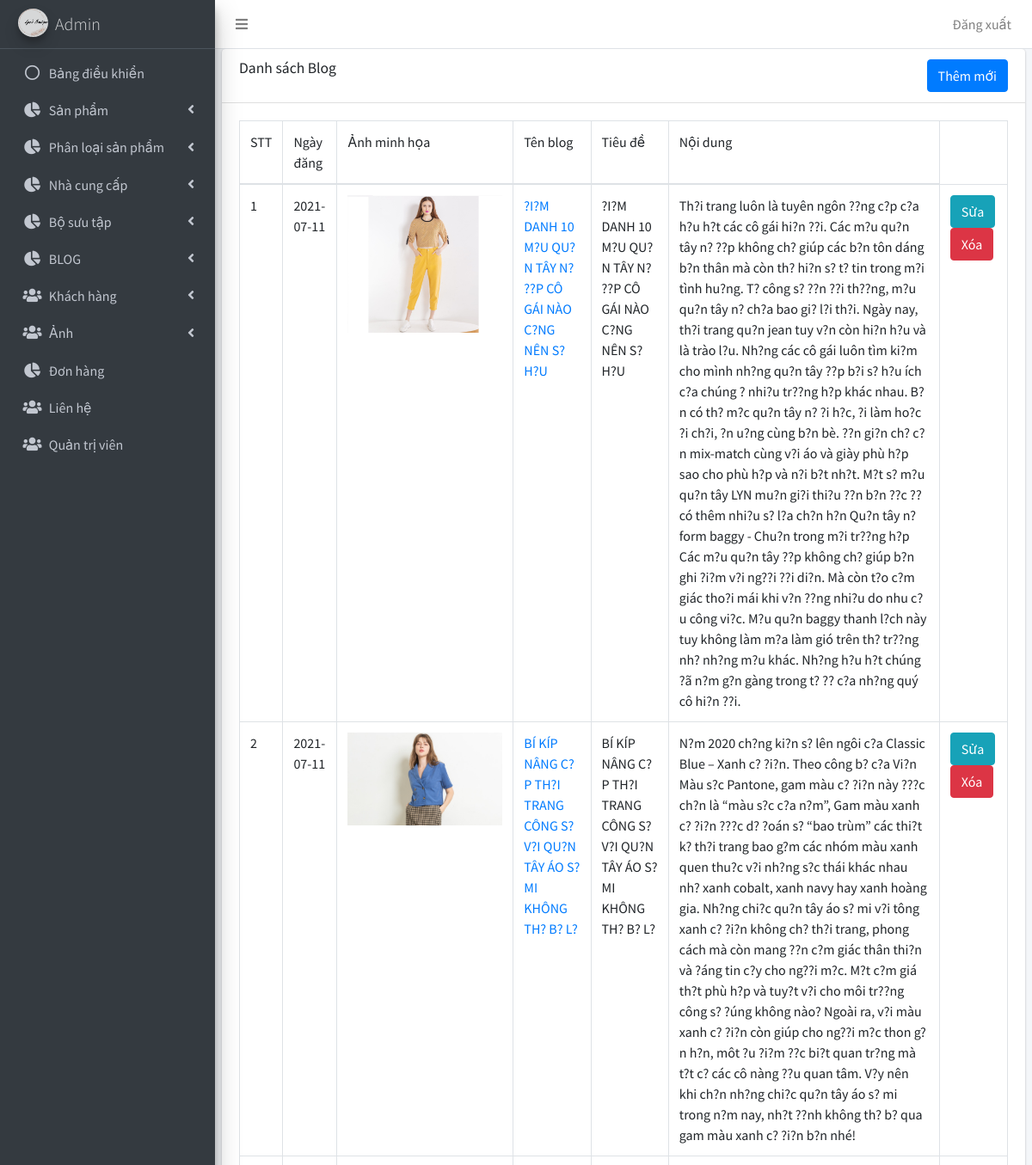
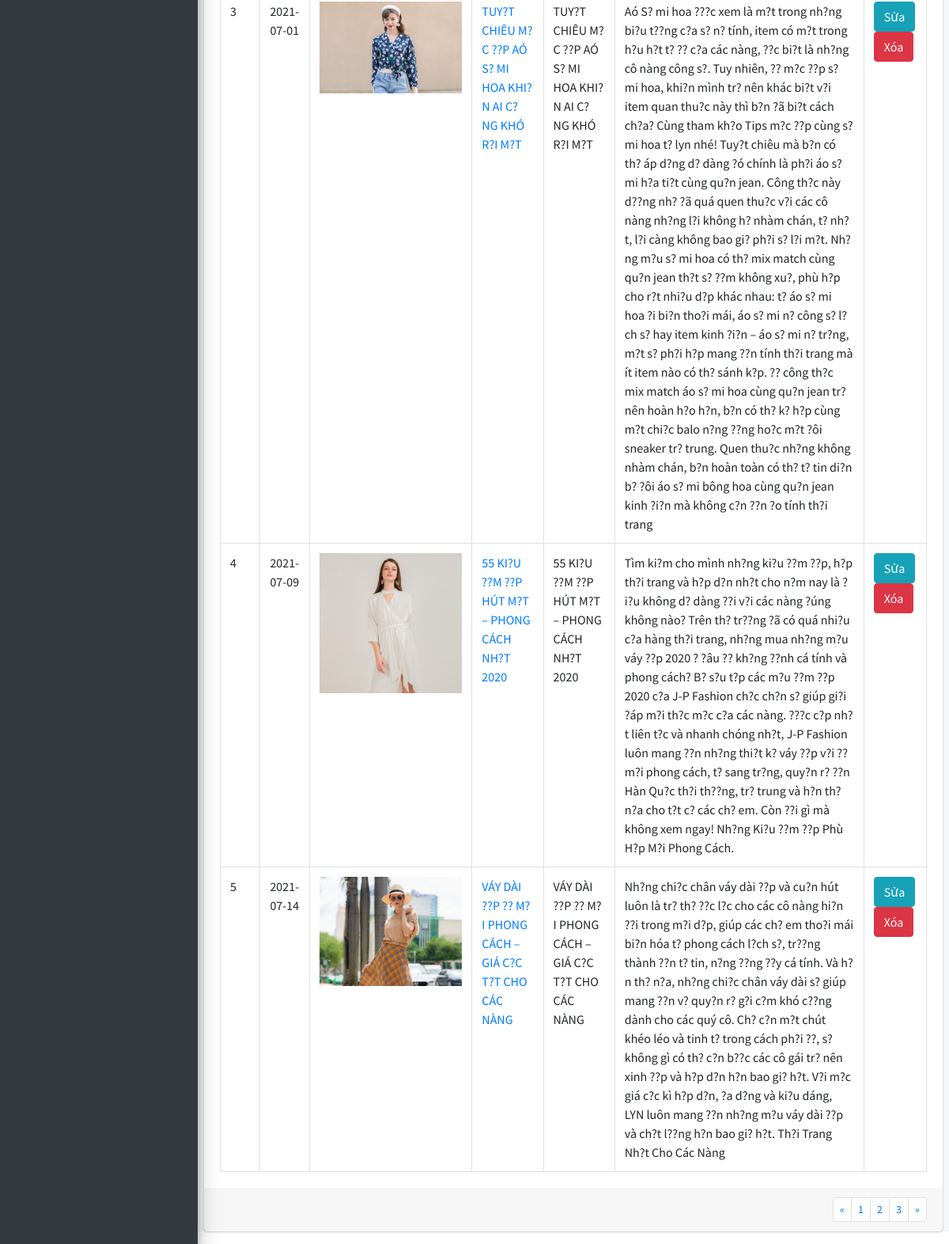
The app's page /admin/blog/danh_sach.php with its own data (2 pictures, top to bottom).
### tables this page shows
CREATE TABLE `tbl_tin_tuc` (
  `id_tin_tuc` int(11) NOT NULL,
  `ten` varchar(255) NOT NULL,
  `tieu_de` text NOT NULL,
  `noi_dung` text NOT NULL,
  `anh` text NOT NULL,
  `ngay_viet` date NOT NULL
);

### admin/blog/danh_sach.php (the view, shortened to what this page needs)
<!DOCTYPE html>
<html>
<head>
  <?php include('../includes/head.php') ?>
</head>
<body class="hold-transition sidebar-mini layout-fixed">
<div class="wrapper">
	<?php include('../includes/header.php') ?>
	<?php include('../includes/sidebar.php') ?>
	<?php include('../includes/ket_noi.php') ?>
	<div class="content-wrapper">
		<section class="content">
			<div class="card">
				<div class="card-header">
					<h3 class="card-title">Danh sách Blog</h3>
					<div class="float-right">
						<a class="btn btn-primary" href="them.php">Thêm mới</a>
					</div>
				</div>
				<div class="card-body">
					<table class="table table-bordered">
					  <thead>
					    <tr>
					     	<td>STT</td>
					     	<td>Ngày đăng</td>
							<td>Ảnh minh họa</td>
							<td>Tên blog</td>
							<td>Tiêu đề</td>
							<td>Nội dung</td>
					    </tr>
					  </thead>
					  <tbody>
					  	<?php
							$sql = "
								SELECT *
								FROM tbl_tin_tuc
								ORDER BY id_tin_tuc DESC
							";
							$noi_dung_tin_tuc = mysqli_query($ket_noi, $sql);
							$i=0;
							while ($row = mysqli_fetch_array($noi_dung_tin_tuc)) {
								$i++;
						?>
						    <tr>
						     	<td><?php echo $i;?></td>
						     	<td>
									<?php echo $row["ngay_viet"];?>
								</td>
								<td>
									<img src="/btl/img/<?php
											if ($row["anh"]<>"") {
												echo $row["anh"];
											} else {
												echo "diep4.png";
											}
										;?>" width="180px" height="auto">
								</td>
								<td>
									<a href="tin_tuc.php?id=<?php echo $row["id_sp"];?>"s><?php echo $row["ten"];?></a>
								</td>
								<td>
									<?php echo $row["tieu_de"];?>
								</td>
								<td>
									<?php echo $row["noi_dung"];?>
								</td>
								<td>
									<a href="sua.php?id=<?php echo $row["id_tin_tuc"];?>" class="btn btn-info">Sửa</a>
									<a href="xoa.php?id=<?php echo $row["id_tin_tuc"];?>" class="btn btn-danger">Xóa</a>
								</td>
						    </tr>
					    <?php } ?>
					  </tbody>
					</table>
				</div>
				<div class="card-footer clearfix">
					<ul class="pagination pagination-sm m-0 float-right">
						<li class="page-item"><a class="page-link" href="#">«</a></li>
						<li class="page-item"><a class="page-link" href="#">1</a></li>
						<li class="page-item"><a class="page-link" href="#">2</a></li>
						<li class="page-item"><a class="page-link" href="#">3</a></li>
						<li class="page-item"><a class="page-link" href="#">»</a></li>
					</ul>
				</div>
            </div>
		</section>
		</div>
	</div>
</body>
</html>

### records on screen
tbl_tin_tuc: ngay_viet "2021-07-11", anh (picture), ten "?I?M DANH 10 M?U QU?N TÂY N? ??P CÔ GÁI NÀO C?NG NÊN S? H?U", tieu_de "?I?M DANH 10 M?U QU?N TÂY N? ??P CÔ GÁI NÀO C?NG NÊN S? H?U", noi_dung "Th?i trang luôn là tuyên ngôn ??ng c?p c?a h?u h?t các cô gái hi?n ??i. Các m?u qu?n tây n? ??p không ch? giúp các b?n tôn dáng b?n thân mà còn th? hi?n s? t? tin trong m?i tình hu?ng. T? công s? ??n ??i th??ng, m?u qu?n tây n? ch?a bao gi? l?i th?i. Ngày nay, th?i trang qu?n jean tuy v?n còn hi?n h?u và là trào l?u. Nh?ng các cô gái luôn tìm ki?m cho mình nh?ng qu?n tây ??p b?i s? h?u ích c?a chúng ? nhi?u tr??ng h?p khác nhau. B?n có th? m?c qu?n tây n? ?i h?c, ?i làm ho?c ?i ch?i, ?n u?ng cùng b?n bè. ??n gi?n ch? c?n mix-match cùng v?i áo và giày phù h?p sao cho phù h?p và n?i b?t nh?t. M?t s? m?u qu?n tây LYN mu?n gi?i thi?u ??n b?n ??c ?? có thêm nhi?u s? l?a ch?n h?n Qu?n tây n? form…"
tbl_tin_tuc: ngay_viet "2021-07-11", anh (picture), ten "BÍ KÍP NÂNG C?P TH?I TRANG CÔNG S? V?I QU?N TÂY ÁO S? MI KHÔNG TH? B? L?", tieu_de "BÍ KÍP NÂNG C?P TH?I TRANG CÔNG S? V?I QU?N TÂY ÁO S? MI KHÔNG TH? B? L?", noi_dung "N?m 2020 ch?ng ki?n s? lên ngôi c?a Classic Blue – Xanh c? ?i?n. Theo công b? c?a Vi?n Màu s?c Pantone, gam màu c? ?i?n này ???c ch?n là “màu s?c c?a n?m”, Gam màu xanh c? ?i?n ???c d? ?oán s? “bao trùm” các thi?t k? th?i trang bao g?m các nhóm màu xanh quen thu?c v?i nh?ng s?c thái khác nhau nh? xanh cobalt, xanh navy hay xanh hoàng gia. Nh?ng chi?c qu?n tây áo s? mi v?i tông xanh c? ?i?n không ch? th?i trang, phong cách mà còn mang ??n c?m giác thân thi?n và ?áng tin c?y cho ng??i m?c. M?t c?m giá th?t phù h?p và tuy?t v?i cho môi tr??ng công s? ?úng không nào? Ngoài ra, v?i màu xanh c? ?i?n còn giúp cho ng??i m?c thon g?n h?n, môt ?u ?i?m ??c bi?t quan tr?ng mà t?t c? các cô nàng ??u…"
tbl_tin_tuc: ngay_viet "2021-07-01", anh (picture), ten "TUY?T CHIÊU M?C ??P AÓ S? MI HOA KHI?N AI C?NG KHÓ R?I M?T", tieu_de "TUY?T CHIÊU M?C ??P AÓ S? MI HOA KHI?N AI C?NG KHÓ R?I M?T", noi_dung "Aó S? mi hoa ???c xem là m?t trong nh?ng bi?u t??ng c?a s? n? tính, item có m?t trong h?u h?t t? ?? c?a các nàng, ??c bi?t là nh?ng cô nàng công s?. Tuy nhiên, ?? m?c ??p s? mi hoa, khi?n mình tr? nên khác bi?t v?i item quan thu?c này thì b?n ?ã bi?t cách ch?a? Cùng tham kh?o Tips m?c ??p cùng s? mi hoa t? lyn nhé! Tuy?t chiêu mà b?n có th? áp d?ng d? dàng ?ó chính là ph?i áo s? mi h?a ti?t cùng qu?n jean. Công th?c này d??ng nh? ?ã quá quen thu?c v?i các cô nàng nh?ng l?i không h? nhàm chán, t? nh?t, l?i càng không bao gi? ph?i s? l?i m?t. Nh?ng m?u s? mi hoa có th? mix match cùng qu?n jean th?t s? ??m không xu?, phù h?p cho r?t nhi?u d?p khác nhau: t? áo s? mi hoa ?i bi?n tho?i mái, áo s?…"
tbl_tin_tuc: ngay_viet "2021-07-09", anh (picture), ten "55 KI?U ??M ??P HÚT M?T – PHONG CÁCH NH?T 2020", tieu_de "55 KI?U ??M ??P HÚT M?T – PHONG CÁCH NH?T 2020", noi_dung "Tìm ki?m cho mình nh?ng ki?u ??m ??p, h?p th?i trang và h?p d?n nh?t cho n?m nay là ?i?u không d? dàng ??i v?i các nàng ?úng không nào? Trên th? tr??ng ?ã có quá nhi?u c?a hàng th?i trang, nh?ng mua nh?ng m?u váy ??p 2020 ? ?âu ?? kh?ng ??nh cá tính và phong cách? B? s?u t?p các m?u ??m ??p 2020 c?a J-P Fashion ch?c ch?n s? giúp gi?i ?áp m?i th?c m?c c?a các nàng. ???c c?p nh?t liên t?c và nhanh chóng nh?t, J-P Fashion luôn mang ??n nh?ng thi?t k? váy ??p v?i ?? m?i phong cách, t? sang tr?ng, quy?n r? ??n Hàn Qu?c th?i th??ng, tr? trung và h?n th? n?a cho t?t c? các ch? em. Còn ??i gì mà không xem ngay! Nh?ng Ki?u ??m ??p Phù H?p M?i Phong Cách."
tbl_tin_tuc: ngay_viet "2021-07-14", anh (picture), ten "VÁY DÀI ??P ?? M?I PHONG CÁCH – GIÁ C?C T?T CHO CÁC NÀNG", tieu_de "VÁY DÀI ??P ?? M?I PHONG CÁCH – GIÁ C?C T?T CHO CÁC NÀNG", noi_dung "Nh?ng chi?c chân váy dài ??p và cu?n hút luôn là tr? th? ??c l?c cho các cô nàng hi?n ??i trong m?i d?p, giúp các ch? em tho?i mái bi?n hóa t? phong cách l?ch s?, tr??ng thành ??n t? tin, n?ng ??ng ??y cá tính. Và h?n th? n?a, nh?ng chi?c chân váy dài s? giúp mang ??n v? quy?n r? g?i c?m khó c??ng dành cho các quý cô. Ch? c?n m?t chút khéo léo và tinh t? trong cách ph?i ??, s? không gì có th? c?n b??c các cô gái tr? nên xinh ??p và h?p d?n h?n bao gi? h?t. V?i m?c giá c?c kì h?p d?n, ?a d?ng và ki?u dáng, LYN luôn mang ??n nh?ng m?u váy dài ??p và ch?t l??ng h?n bao gi? h?t. Th?i Trang Nh?t Cho Các Nàng"
